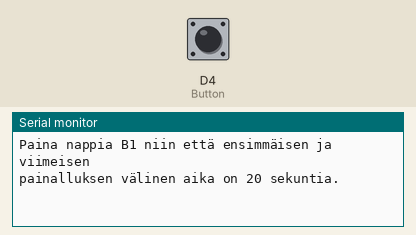
This program was run on a simulated Adafruit Feather M0. Parts: the last lines printed to the serial monitor. The test bench sets the inputs (shaded band); at power-on: D4 (Button) HIGH.

Above: at 1.2 s.
1.3 s: D4 (Button) pulled LOW for 0.15 s
At 2.4 s:
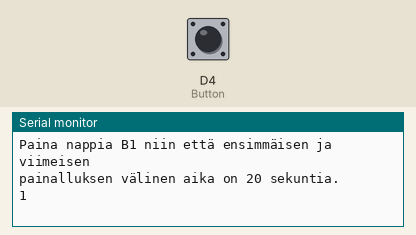
2.9 s: D4 (Button) pulled LOW for 1 s
At 3.6 s:
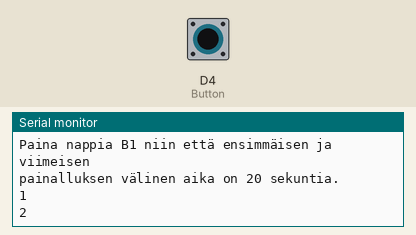
5.4 s: D4 (Button) pulled LOW for 0.15 s
At 6.6 s:
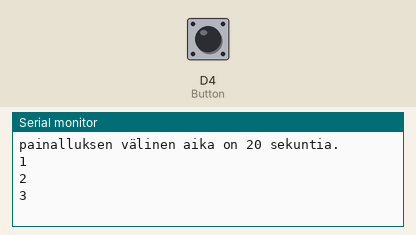
7.0 s: D4 (Button) pulsed LOW 2 times (0.12 s each, 0.3 s apart)
At 8.2 s:
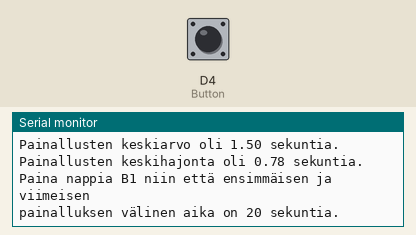
Timing chart, 0 to 10.0 s (numbered marks = the images above; inputs shaded):
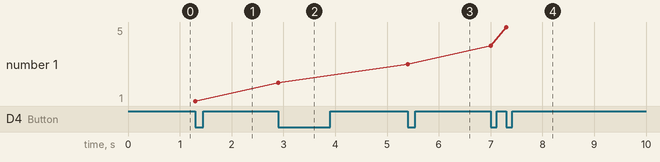

The program:

main.cpp
```cpp
/*
  Ajan arviointi -peli Adafruit Metro M4 alustalle. Peli pyytää painamaan
  nappia B1 viisi kertaa, niin että ensimmäisen ja viidennen painalluksen väli on
  20 sekuntia. Tämän jälkeen peli antaa tulokset ja alkaa alusta uudestaan.

  Jyri Turkki 01/2024
*/

#include <Arduino.h>

int Button = 4;               // nappi B1 on 4 Metro M4 alustalla
volatile int maxLkm = 5;      // painallusten maksimi lukumäärä
volatile int lkm = -1;        // laskuri napin painalluksille, aloitus -1 ohjeiden antoa varten
volatile double ajat[5];      // taulukko napin painamisajoille, huom sekunnin sadasosina


volatile unsigned long aloitusMillit = 0;  // ajanmittauksen aloitushetki
volatile boolean aloitettu = false;        // onko peli aloitettu

void NapinPainallus();
void tulokset();

void setup() {

  Serial.begin(9600);       // avataan sarjamonitori
  while(!Serial);

  pinMode(Button, INPUT_PULLUP);    // alustetaan painonappi

// kytketään painonappiin keskeytys
  attachInterrupt(digitalPinToInterrupt(Button), NapinPainallus, FALLING);

}

void NapinPainallus()
  {
    lkm++;                  // lisätään painallusten lukumäärää ja tulostetaan se
    Serial.println(lkm);    // sarjamonitoriin

   if (!aloitettu) {                // pelin aloitus, eli napin ensimmäinen painallus
        aloitusMillit = millis();   // otetaan talteen aloitusaika
        aloitettu = true;
    }

    // jokaisen napinpainannan aika taulukkoon sekunnin sadasosina
    ajat[lkm-1] = (millis() - aloitusMillit)/10.0;

    if (lkm == maxLkm) {            // kun viisi painallusta tehty, näytetään tulokset
      tulokset();                   // ja alustetaan peli
      lkm = -1;
      aloitettu = false;
      Serial.println();
    }

  }

  void tulokset() {         // tulokset sarjamonitoriin
      Serial.println();
      Serial.print("Tavoiteaika oli 20 s. Sait tulokseksi ");
      Serial.print(ajat[4]/100.0);                // muutetaan sadasosat sekunneiksi
      Serial.print(" sekuntia, eli virheesi oli ");
      Serial.print(fabs(20-(ajat[4]/100.0)));     // tulostetaan virheen määrä sekunteina
      Serial.println(" sekuntia.");
      Serial.println();

      double keskiarvo = ajat[4]/400.0;       // painallusten keskiarvo sekunteina

      Serial.print("Painallusten keskiarvo oli ");
      Serial.print(keskiarvo);
      Serial.println(" sekuntia.");
      Serial.println();

      double hajonta = 0;
          // lasketaan keskihajonta sekunteina (ajat muutetaan ensin sadasosista sekunneiksi)
      for (int i=0; i<4; i++) {
        hajonta += (((ajat[i+1]-ajat[i])/100.0-keskiarvo)*((ajat[i+1]-ajat[i])/100.0-keskiarvo));
      }

      hajonta = hajonta/4.0;
      hajonta = sqrt(hajonta);

      Serial.print("Painallusten keskihajonta oli ");
      Serial.print(hajonta);
      Serial.print(" sekuntia.");

  }

void loop() {

  if (lkm < 0) {    // pelin ohjeet ja laskurin nosto -1:stä nollaan
    lkm++;
    Serial.println();
    Serial.println("Paina nappia B1 niin että ensimmäisen ja viimeisen");
    Serial.println("painalluksen välinen aika on 20 sekuntia.");
  }
}
```

Measured:
- after the input at 1.3 s, the serial monitor: prints a new line at once (image 1)
- after the input at 2.9 s, the serial monitor: prints a new line at once (image 2)
- after the input at 5.4 s, the serial monitor: prints a new line at once (image 3)
- after the input at 7.0 s, the serial monitor: prints a new line at once (image 4)
- plotted number 1: 1 → 2 after the input at 2.9 s, 2 → 3 after the input at 5.4 s, 3 → 5 after the input at 7.0 s
